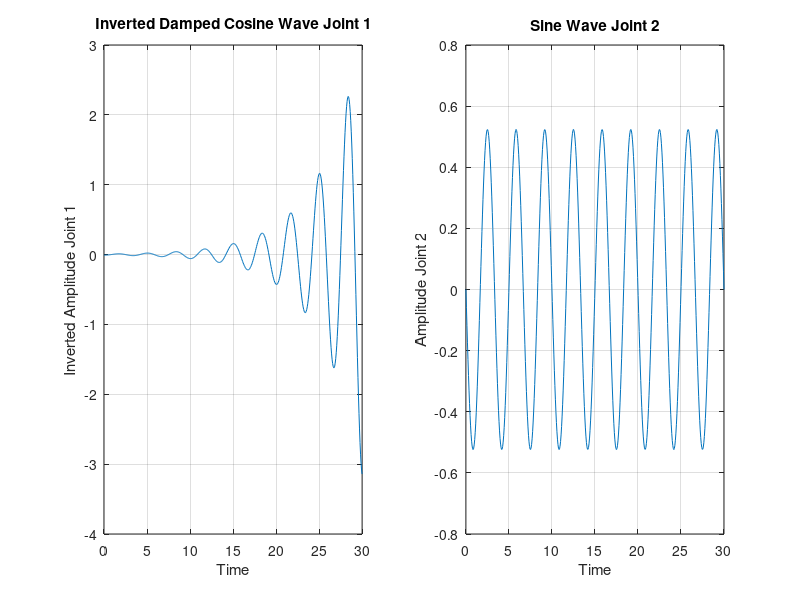

Recreate this plot in MATLAB.
% % Parameters
lambda1 = 0.2;            % Adjust decay
omega1 = 3*pi/5;         % Adjust number of oscillationsc
phi1 = pi;          

lambda2 = 5;            % Adjust decay
omega2 = 3*pi/5;         % Adjust number of oscillations
phi2 = pi;
% Time array
t = linspace(0, 30, 500)';

% Function
y1 = pi * exp(-lambda1 * t) .* cos(omega1 * t + phi1);
y2 = pi/6* sin(omega2 * t + phi2);

% Invert y values
y1_inverted = flipud(y1);

% Create a matrix with time and inverted y values
data = [t, y1_inverted, y2];

% Write the matrix to a CSV file
csvwrite('inverted_damped_cosine_wave.csv', data);

% Plot
figure
subplot(1,2,1)
plot(t, y1_inverted)
xlabel('Time')
ylabel('Inverted Amplitude Joint 1')
title('Inverted Damped Cosine Wave Joint 1')
grid on;

% Plot
subplot(1,2,2)
plot(t, y2)
xlabel('Time')
ylabel('Amplitude Joint 2')
title('Sine Wave Joint 2')
grid on;
